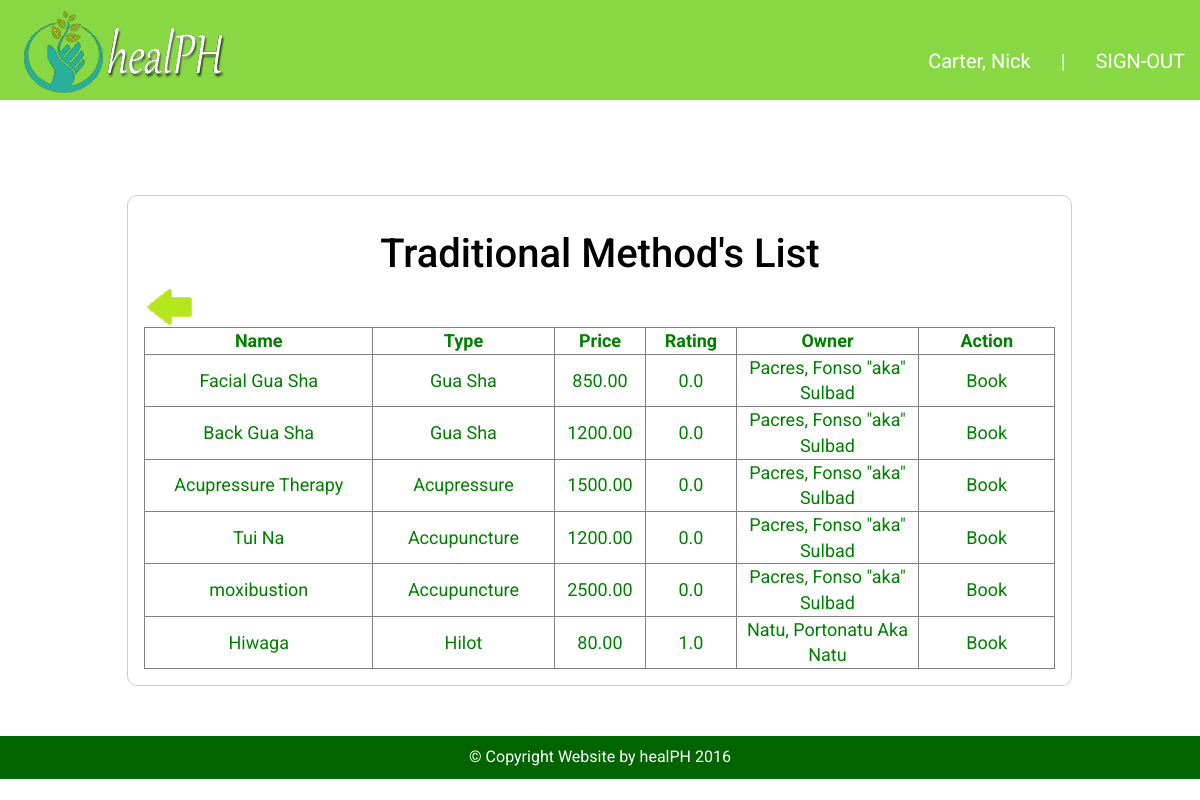
Screenshot of /allMethods.php (signed in) with the database file from the repository.
### tables this page shows
CREATE TABLE IF NOT EXISTS `service` (
  `SERVICE_ID` int(11) NOT NULL AUTO_INCREMENT,
  `SRVCTYPE_ID` int(11) NOT NULL,
  `ACCT_ID` int(11) NOT NULL,
  `NAME` varchar(60) NOT NULL,
  `DESCRIPTION` varchar(3000) NOT NULL,
  `PRICE` decimal(10,2) NOT NULL,
  `STATUS` varchar(100) NOT NULL DEFAULT 'ACTIVE',
  `PICTURE` varchar(60) NOT NULL,
  `RATE` decimal(5,1) NOT NULL,
  PRIMARY KEY (`SERVICE_ID`)
);

CREATE TABLE IF NOT EXISTS `service_type` (
  `SRVCTYPE_ID` int(11) NOT NULL AUTO_INCREMENT,
  `SRVCTYPE` varchar(30) NOT NULL,
  PRIMARY KEY (`SRVCTYPE_ID`)
);

CREATE TABLE IF NOT EXISTS `healer` (
  `HEALER_ID` int(11) NOT NULL AUTO_INCREMENT,
  `ACCT_ID` int(11) NOT NULL,
  `FIRSTNAME` varchar(30) NOT NULL,
  `LASTNAME` varchar(30) NOT NULL,
  `ADDRESS` varchar(200) NOT NULL,
  `CONTACT` varchar(30) NOT NULL,
  `EMAIL_ADDRESS` varchar(45) NOT NULL,
  `LATITUDE` varchar(50) NOT NULL,
  `LONGITUDE` varchar(50) NOT NULL,
  `DETAILS` varchar(1000) NOT NULL,
  `PICTURE` varchar(50) NOT NULL DEFAULT 'face.jpg',
  `CLINICHOURS` varchar(200) NOT NULL,
  `DAILYLIMIT` int(11) NOT NULL,
  `RATE` decimal(5,1) NOT NULL,
  `STATUS` varchar(15) NOT NULL DEFAULT 'ACTIVE',
  PRIMARY KEY (`HEALER_ID`)
);

### queries/getallmethods.php (the view, shortened to what this page needs)
<?php
	include 'connection.php';
		$sql = "SELECT * FROM service WHERE STATUS = 'ACTIVE'";
		$retrieve = $conn->query($sql)->fetchAll();
		if($retrieve) {
			foreach($retrieve as $row) {
				$name = $row['NAME'];
				$serviceid = $row['SRVCTYPE_ID'];
				$methodid = $row['SERVICE_ID'];
				$accountid = $row['ACCT_ID'];
				$price = $row['PRICE'];
				$rating = $row['RATE'];
				?>
					<tr style="width:100%">
						<td style="width:25%;">
							<a href="method.php?methodid=<?php echo $methodid; ?>&ref=allMethods">
								<?php echo $name; ?>
							</a>
						</td>
						<td style="width:20%;">
							<a href="#">
							<?php
								$srvcsql = "SELECT * FROM service_type WHERE SRVCTYPE_ID = '$serviceid'";
								$srvcret = $conn->query($srvcsql)->fetchAll();
								if($srvcret) {
									foreach($srvcret as $srvcrow) {
										$servicetype = $srvcrow['SRVCTYPE'];
									}
								}
								echo $servicetype;
							?>
							</a>
						</td>
						<td style="width:10%;">
							<?php echo $price; ?>
						</td>
						<td style="width:10%;">
							<?php echo $rating; ?>
						</td>
						<td style="width:20%;">
							<a href="healer.php?accountid=<?php echo $accountid; ?>&ref=allHealers">
								<?php
									$acctsql = "SELECT * FROM healer WHERE ACCT_ID = '$accountid'";
									$acctret = $conn->query($acctsql)->fetchAll();
									if($acctret) {
										foreach($acctret as $acctrow) {
											$name = $acctrow['LASTNAME']. ", " .$acctrow['FIRSTNAME'];
										}
									}
									echo $name;
								?>
							</a>
						</td>
						<td style="width:25%;">
							<a href="#">Book</a>
						</td>
					</tr>
				<?php
			}
		}
?>

### queries/getallmethods.php (style rules this page uses)
td a { color: green; }

### rows the page displays
service: NAME "Facial Gua Sha", SRVCTYPE_ID.SRVCTYPE "Gua Sha", PRICE "850.00", RATE "0.0", healer.LASTNAME+FIRSTNAME "Pacres, Fonso \"aka\" Sulbad"
service: NAME "Back Gua Sha", SRVCTYPE_ID.SRVCTYPE "Gua Sha", PRICE "1200.00", RATE "0.0"
healer: name "Pacres, Fonso \"aka\" Sulbad"
service: NAME "Acupressure Therapy", SRVCTYPE_ID.SRVCTYPE "Acupressure", PRICE "1500.00", RATE "0.0"
service: NAME "Tui Na", SRVCTYPE_ID.SRVCTYPE "Accupuncture", PRICE "1200.00", RATE "0.0"
service: NAME "moxibustion", SRVCTYPE_ID.SRVCTYPE "Accupuncture", PRICE "2500.00", RATE "0.0"
service: NAME "Hiwaga", SRVCTYPE_ID.SRVCTYPE "Hilot", PRICE "80.00", RATE "1.0", healer.LASTNAME+FIRSTNAME "Natu, Portonatu Aka Natu"

### other values shown
$_SESSION['NAME'] "Carter, Nick"
